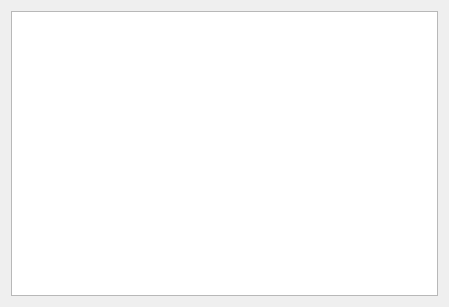
<ui version="4.0" >
 <class>jobsForm</class>
 <widget class="QWidget" name="jobsForm" >
  <property name="geometry" >
   <rect>
    <x>0</x>
    <y>0</y>
    <width>449</width>
    <height>307</height>
   </rect>
  </property>
  <property name="windowTitle" >
   <string>Client Tree</string>
  </property>
  <layout class="QGridLayout" >
   <item row="0" column="0" >
    <widget class="QTableWidget" name="tableWidget" />
   </item>
  </layout>
  <action name="actionRefreshJobs" >
   <property name="icon" >
    <iconset resource="../main.qrc" >:/images/view-refresh.png</iconset>
   </property>
   <property name="text" >
    <string>Refresh Jobs List</string>
   </property>
   <property name="statusTip" >
    <string>Requery the director for the list of clients.</string>
   </property>
  </action>
  <action name="actionConsoleListFiles" >
   <property name="icon" >
    <iconset resource="../main.qrc" >:/images/utilities-terminal.png</iconset>
   </property>
   <property name="text" >
    <string>List Files Command</string>
   </property>
   <property name="iconText" >
    <string>List Files Command</string>
   </property>
   <property name="toolTip" >
    <string>List Files Command</string>
   </property>
   <property name="statusTip" >
    <string>List Files Command</string>
   </property>
  </action>
  <action name="actionConsoleListVolumes" >
   <property name="icon" >
    <iconset resource="../main.qrc" >:/images/utilities-terminal.png</iconset>
   </property>
   <property name="text" >
    <string>List Volumes Command</string>
   </property>
   <property name="iconText" >
    <string>List Volumes Command</string>
   </property>
   <property name="toolTip" >
    <string>List Volumes Command</string>
   </property>
   <property name="statusTip" >
    <string>List Volumes Command</string>
   </property>
  </action>
  <action name="actionConsoleListNextVolume" >
   <property name="icon" >
    <iconset resource="../main.qrc" >:/images/utilities-terminal.png</iconset>
   </property>
   <property name="text" >
    <string>List Next Volume Command</string>
   </property>
   <property name="iconText" >
    <string>List Next Volume Command</string>
   </property>
   <property name="toolTip" >
    <string>List Next Volume Command</string>
   </property>
   <property name="statusTip" >
    <string>List Next Volume Command</string>
   </property>
  </action>
  <action name="actionConsoleEnableJob" >
   <property name="icon" >
    <iconset resource="../main.qrc" >:/images/utilities-terminal.png</iconset>
   </property>
   <property name="text" >
    <string>Enable Job Command</string>
   </property>
   <property name="iconText" >
    <string>Enable Job Command</string>
   </property>
   <property name="toolTip" >
    <string>Enable Job Command</string>
   </property>
   <property name="statusTip" >
    <string>Enable Job Command</string>
   </property>
  </action>
  <action name="actionConsoleDisableJob" >
   <property name="icon" >
    <iconset resource="../main.qrc" >:/images/utilities-terminal.png</iconset>
   </property>
   <property name="text" >
    <string>Disable Job Command</string>
   </property>
   <property name="iconText" >
    <string>Disable Job Command</string>
   </property>
   <property name="toolTip" >
    <string>Disable Job Command</string>
   </property>
   <property name="statusTip" >
    <string>Disable Job Command</string>
   </property>
  </action>
  <action name="actionJobListQuery" >
   <property name="icon" >
    <iconset resource="../main.qrc" >:/images/emblem-system.png</iconset>
   </property>
   <property name="text" >
    <string>Open JobList on Job</string>
   </property>
   <property name="iconText" >
    <string>Open JobList on Job</string>
   </property>
   <property name="toolTip" >
    <string>Open JobList on Job</string>
   </property>
   <property name="statusTip" >
    <string>Open JobList on Job</string>
   </property>
  </action>
  <action name="actionConsoleCancel" >
   <property name="icon" >
    <iconset resource="../main.qrc" >:/images/utilities-terminal.png</iconset>
   </property>
   <property name="text" >
    <string>Cancel Job Command</string>
   </property>
   <property name="statusTip" >
    <string>Cancel Job Command</string>
   </property>
  </action>
  <action name="actionRunJob" >
   <property name="icon" >
    <iconset resource="../main.qrc" >:/images/run.png</iconset>
   </property>
   <property name="text" >
    <string>RunJob</string>
   </property>
  </action>
 </widget>
 <resources>
  <include location="../main.qrc" />
 </resources>
 <connections/>
</ui>
